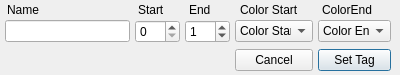
<?xml version="1.0" encoding="UTF-8"?>
<ui version="4.0">
 <class>Form</class>
 <widget class="QWidget" name="Form">
  <property name="geometry">
   <rect>
    <x>0</x>
    <y>0</y>
    <width>400</width>
    <height>75</height>
   </rect>
  </property>
  <property name="minimumSize">
   <size>
    <width>400</width>
    <height>60</height>
   </size>
  </property>
  <property name="maximumSize">
   <size>
    <width>400</width>
    <height>75</height>
   </size>
  </property>
  <property name="windowTitle">
   <string>Add Animation Tag</string>
  </property>
  <layout class="QGridLayout" name="gridLayout">
   <property name="margin">
    <number>1</number>
   </property>
   <property name="spacing">
    <number>1</number>
   </property>
   <item row="0" column="0">
    <layout class="QHBoxLayout" name="horizontalLayout_2">
     <property name="spacing">
      <number>0</number>
     </property>
     <item>
      <widget class="QLabel" name="label">
       <property name="minimumSize">
        <size>
         <width>125</width>
         <height>0</height>
        </size>
       </property>
       <property name="maximumSize">
        <size>
         <width>125</width>
         <height>16777215</height>
        </size>
       </property>
       <property name="text">
        <string>Name</string>
       </property>
      </widget>
     </item>
     <item>
      <widget class="QLabel" name="label_2">
       <property name="minimumSize">
        <size>
         <width>45</width>
         <height>0</height>
        </size>
       </property>
       <property name="maximumSize">
        <size>
         <width>45</width>
         <height>16777215</height>
        </size>
       </property>
       <property name="text">
        <string>Start</string>
       </property>
      </widget>
     </item>
     <item>
      <widget class="QLabel" name="label_3">
       <property name="minimumSize">
        <size>
         <width>45</width>
         <height>0</height>
        </size>
       </property>
       <property name="maximumSize">
        <size>
         <width>45</width>
         <height>16777215</height>
        </size>
       </property>
       <property name="text">
        <string>End</string>
       </property>
      </widget>
     </item>
     <item>
      <widget class="QLabel" name="label_4">
       <property name="minimumSize">
        <size>
         <width>76</width>
         <height>0</height>
        </size>
       </property>
       <property name="maximumSize">
        <size>
         <width>76</width>
         <height>16777215</height>
        </size>
       </property>
       <property name="text">
        <string>Color Start</string>
       </property>
      </widget>
     </item>
     <item>
      <widget class="QLabel" name="label_6">
       <property name="minimumSize">
        <size>
         <width>70</width>
         <height>0</height>
        </size>
       </property>
       <property name="maximumSize">
        <size>
         <width>70</width>
         <height>16777215</height>
        </size>
       </property>
       <property name="text">
        <string>ColorEnd</string>
       </property>
      </widget>
     </item>
    </layout>
   </item>
   <item row="1" column="0">
    <layout class="QHBoxLayout" name="horizontalLayout">
     <property name="spacing">
      <number>1</number>
     </property>
     <property name="bottomMargin">
      <number>5</number>
     </property>
     <item>
      <widget class="QLineEdit" name="ui_le_tagName">
       <property name="minimumSize">
        <size>
         <width>125</width>
         <height>0</height>
        </size>
       </property>
       <property name="maximumSize">
        <size>
         <width>125</width>
         <height>16777215</height>
        </size>
       </property>
       <property name="styleSheet">
        <string notr="true"/>
       </property>
      </widget>
     </item>
     <item>
      <widget class="QSpinBox" name="ui_sb_start">
       <property name="minimumSize">
        <size>
         <width>45</width>
         <height>0</height>
        </size>
       </property>
       <property name="maximumSize">
        <size>
         <width>45</width>
         <height>16777215</height>
        </size>
       </property>
       <property name="styleSheet">
        <string notr="true"/>
       </property>
       <property name="maximum">
        <number>9999</number>
       </property>
      </widget>
     </item>
     <item>
      <widget class="QSpinBox" name="ui_sb_end">
       <property name="sizePolicy">
        <sizepolicy hsizetype="Minimum" vsizetype="Fixed">
         <horstretch>35</horstretch>
         <verstretch>0</verstretch>
        </sizepolicy>
       </property>
       <property name="minimumSize">
        <size>
         <width>45</width>
         <height>0</height>
        </size>
       </property>
       <property name="maximumSize">
        <size>
         <width>45</width>
         <height>16777215</height>
        </size>
       </property>
       <property name="styleSheet">
        <string notr="true"/>
       </property>
       <property name="maximum">
        <number>9999</number>
       </property>
       <property name="value">
        <number>1</number>
       </property>
      </widget>
     </item>
     <item>
      <widget class="QComboBox" name="ui_btn_colorStart">
       <property name="minimumSize">
        <size>
         <width>78</width>
         <height>20</height>
        </size>
       </property>
       <property name="maximumSize">
        <size>
         <width>78</width>
         <height>16777215</height>
        </size>
       </property>
       <property name="styleSheet">
        <string notr="true"/>
       </property>
       <item>
        <property name="text">
         <string>Color Start</string>
        </property>
       </item>
       <item>
        <property name="text">
         <string>Red</string>
        </property>
       </item>
       <item>
        <property name="text">
         <string>Blue</string>
        </property>
       </item>
       <item>
        <property name="text">
         <string>Green</string>
        </property>
       </item>
       <item>
        <property name="text">
         <string>Orange</string>
        </property>
       </item>
       <item>
        <property name="text">
         <string>Yellow</string>
        </property>
       </item>
      </widget>
     </item>
     <item>
      <widget class="QComboBox" name="ui_btn_colorEnd">
       <property name="minimumSize">
        <size>
         <width>73</width>
         <height>20</height>
        </size>
       </property>
       <property name="maximumSize">
        <size>
         <width>73</width>
         <height>16777215</height>
        </size>
       </property>
       <property name="styleSheet">
        <string notr="true"/>
       </property>
       <item>
        <property name="text">
         <string>Color End</string>
        </property>
       </item>
       <item>
        <property name="text">
         <string>Red</string>
        </property>
       </item>
       <item>
        <property name="text">
         <string>Blue</string>
        </property>
       </item>
       <item>
        <property name="text">
         <string>Green</string>
        </property>
       </item>
       <item>
        <property name="text">
         <string>Orange</string>
        </property>
       </item>
       <item>
        <property name="text">
         <string>Yellow</string>
        </property>
       </item>
      </widget>
     </item>
    </layout>
   </item>
   <item row="2" column="0">
    <layout class="QHBoxLayout" name="horizontalLayout_3">
     <property name="spacing">
      <number>5</number>
     </property>
     <property name="rightMargin">
      <number>8</number>
     </property>
     <property name="bottomMargin">
      <number>3</number>
     </property>
     <item>
      <spacer name="horizontalSpacer">
       <property name="orientation">
        <enum>Qt::Horizontal</enum>
       </property>
       <property name="sizeHint" stdset="0">
        <size>
         <width>215</width>
         <height>20</height>
        </size>
       </property>
      </spacer>
     </item>
     <item>
      <widget class="QPushButton" name="ui_btn_cancel">
       <property name="minimumSize">
        <size>
         <width>78</width>
         <height>0</height>
        </size>
       </property>
       <property name="maximumSize">
        <size>
         <width>78</width>
         <height>16777215</height>
        </size>
       </property>
       <property name="styleSheet">
        <string notr="true"/>
       </property>
       <property name="text">
        <string>Cancel</string>
       </property>
      </widget>
     </item>
     <item>
      <widget class="QPushButton" name="ui_btn_setTag">
       <property name="minimumSize">
        <size>
         <width>73</width>
         <height>0</height>
        </size>
       </property>
       <property name="maximumSize">
        <size>
         <width>73</width>
         <height>16777215</height>
        </size>
       </property>
       <property name="styleSheet">
        <string notr="true"/>
       </property>
       <property name="text">
        <string>Set Tag</string>
       </property>
       <property name="default">
        <bool>true</bool>
       </property>
      </widget>
     </item>
    </layout>
   </item>
  </layout>
 </widget>
 <resources/>
 <connections/>
</ui>
